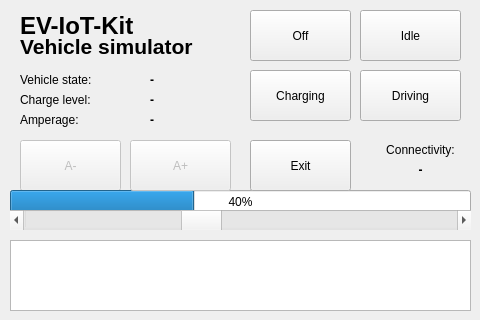
<?xml version="1.0" encoding="UTF-8"?>
<ui version="4.0">
 <class>Window</class>
 <widget class="QWidget" name="Window">
  <property name="geometry">
   <rect>
    <x>0</x>
    <y>0</y>
    <width>480</width>
    <height>320</height>
   </rect>
  </property>
  <property name="windowTitle">
   <string>EVsimulator</string>
  </property>
  <widget class="QLabel" name="label_5">
   <property name="geometry">
    <rect>
     <x>20</x>
     <y>110</y>
     <width>111</width>
     <height>20</height>
    </rect>
   </property>
   <property name="text">
    <string>Amperage:</string>
   </property>
  </widget>
  <widget class="QPushButton" name="button_ampMinus">
   <property name="enabled">
    <bool>false</bool>
   </property>
   <property name="geometry">
    <rect>
     <x>20</x>
     <y>140</y>
     <width>101</width>
     <height>51</height>
    </rect>
   </property>
   <property name="text">
    <string>A-</string>
   </property>
  </widget>
  <widget class="QPushButton" name="button_charging">
   <property name="geometry">
    <rect>
     <x>250</x>
     <y>70</y>
     <width>101</width>
     <height>51</height>
    </rect>
   </property>
   <property name="text">
    <string>Charging</string>
   </property>
  </widget>
  <widget class="QLabel" name="label_4">
   <property name="geometry">
    <rect>
     <x>20</x>
     <y>90</y>
     <width>111</width>
     <height>20</height>
    </rect>
   </property>
   <property name="text">
    <string>Charge level:</string>
   </property>
  </widget>
  <widget class="QLabel" name="label_state">
   <property name="geometry">
    <rect>
     <x>150</x>
     <y>70</y>
     <width>81</width>
     <height>20</height>
    </rect>
   </property>
   <property name="font">
    <font>
     <weight>75</weight>
     <bold>true</bold>
    </font>
   </property>
   <property name="text">
    <string>-</string>
   </property>
  </widget>
  <widget class="QLabel" name="label_2">
   <property name="enabled">
    <bool>true</bool>
   </property>
   <property name="geometry">
    <rect>
     <x>20</x>
     <y>36</y>
     <width>211</width>
     <height>21</height>
    </rect>
   </property>
   <property name="font">
    <font>
     <pointsize>16</pointsize>
     <weight>75</weight>
     <bold>true</bold>
    </font>
   </property>
   <property name="text">
    <string notr="true">Vehicle simulator</string>
   </property>
  </widget>
  <widget class="QPushButton" name="button_off">
   <property name="geometry">
    <rect>
     <x>250</x>
     <y>10</y>
     <width>101</width>
     <height>51</height>
    </rect>
   </property>
   <property name="text">
    <string>Off</string>
   </property>
  </widget>
  <widget class="QPushButton" name="button_driving">
   <property name="geometry">
    <rect>
     <x>360</x>
     <y>70</y>
     <width>101</width>
     <height>51</height>
    </rect>
   </property>
   <property name="text">
    <string>Driving</string>
   </property>
  </widget>
  <widget class="QProgressBar" name="progressBar">
   <property name="geometry">
    <rect>
     <x>10</x>
     <y>190</y>
     <width>461</width>
     <height>23</height>
    </rect>
   </property>
   <property name="value">
    <number>40</number>
   </property>
  </widget>
  <widget class="QPushButton" name="button_ampPlus">
   <property name="enabled">
    <bool>false</bool>
   </property>
   <property name="geometry">
    <rect>
     <x>130</x>
     <y>140</y>
     <width>101</width>
     <height>51</height>
    </rect>
   </property>
   <property name="text">
    <string>A+</string>
   </property>
  </widget>
  <widget class="QScrollBar" name="scrollBar">
   <property name="geometry">
    <rect>
     <x>10</x>
     <y>210</y>
     <width>461</width>
     <height>20</height>
    </rect>
   </property>
   <property name="maximum">
    <number>100</number>
   </property>
   <property name="value">
    <number>40</number>
   </property>
   <property name="tracking">
    <bool>false</bool>
   </property>
   <property name="orientation">
    <enum>Qt::Horizontal</enum>
   </property>
  </widget>
  <widget class="QLabel" name="label_3">
   <property name="geometry">
    <rect>
     <x>20</x>
     <y>70</y>
     <width>121</width>
     <height>20</height>
    </rect>
   </property>
   <property name="text">
    <string>Vehicle state:</string>
   </property>
  </widget>
  <widget class="QTextEdit" name="logboard">
   <property name="enabled">
    <bool>true</bool>
   </property>
   <property name="geometry">
    <rect>
     <x>10</x>
     <y>240</y>
     <width>461</width>
     <height>71</height>
    </rect>
   </property>
  </widget>
  <widget class="QLabel" name="label_charge">
   <property name="geometry">
    <rect>
     <x>150</x>
     <y>90</y>
     <width>81</width>
     <height>20</height>
    </rect>
   </property>
   <property name="font">
    <font>
     <weight>75</weight>
     <bold>true</bold>
    </font>
   </property>
   <property name="text">
    <string>-</string>
   </property>
  </widget>
  <widget class="QPushButton" name="button_exit">
   <property name="geometry">
    <rect>
     <x>250</x>
     <y>140</y>
     <width>101</width>
     <height>51</height>
    </rect>
   </property>
   <property name="text">
    <string>Exit</string>
   </property>
  </widget>
  <widget class="QLabel" name="label_current">
   <property name="geometry">
    <rect>
     <x>150</x>
     <y>110</y>
     <width>81</width>
     <height>20</height>
    </rect>
   </property>
   <property name="font">
    <font>
     <weight>75</weight>
     <bold>true</bold>
    </font>
   </property>
   <property name="text">
    <string>-</string>
   </property>
  </widget>
  <widget class="QPushButton" name="button_idle">
   <property name="geometry">
    <rect>
     <x>360</x>
     <y>10</y>
     <width>101</width>
     <height>51</height>
    </rect>
   </property>
   <property name="text">
    <string>Idle</string>
   </property>
  </widget>
  <widget class="QLabel" name="label_1">
   <property name="enabled">
    <bool>true</bool>
   </property>
   <property name="geometry">
    <rect>
     <x>20</x>
     <y>10</y>
     <width>211</width>
     <height>31</height>
    </rect>
   </property>
   <property name="font">
    <font>
     <pointsize>18</pointsize>
     <weight>75</weight>
     <bold>true</bold>
    </font>
   </property>
   <property name="text">
    <string notr="true">EV-IoT-Kit</string>
   </property>
  </widget>
  <widget class="QLabel" name="label_6">
   <property name="geometry">
    <rect>
     <x>370</x>
     <y>140</y>
     <width>101</width>
     <height>20</height>
    </rect>
   </property>
   <property name="text">
    <string>Connectivity:</string>
   </property>
   <property name="alignment">
    <set>Qt::AlignCenter</set>
   </property>
  </widget>
  <widget class="QLabel" name="label_connectivity">
   <property name="geometry">
    <rect>
     <x>370</x>
     <y>160</y>
     <width>101</width>
     <height>20</height>
    </rect>
   </property>
   <property name="font">
    <font>
     <weight>75</weight>
     <bold>true</bold>
    </font>
   </property>
   <property name="text">
    <string>-</string>
   </property>
   <property name="alignment">
    <set>Qt::AlignCenter</set>
   </property>
  </widget>
 </widget>
 <resources/>
 <connections/>
</ui>
